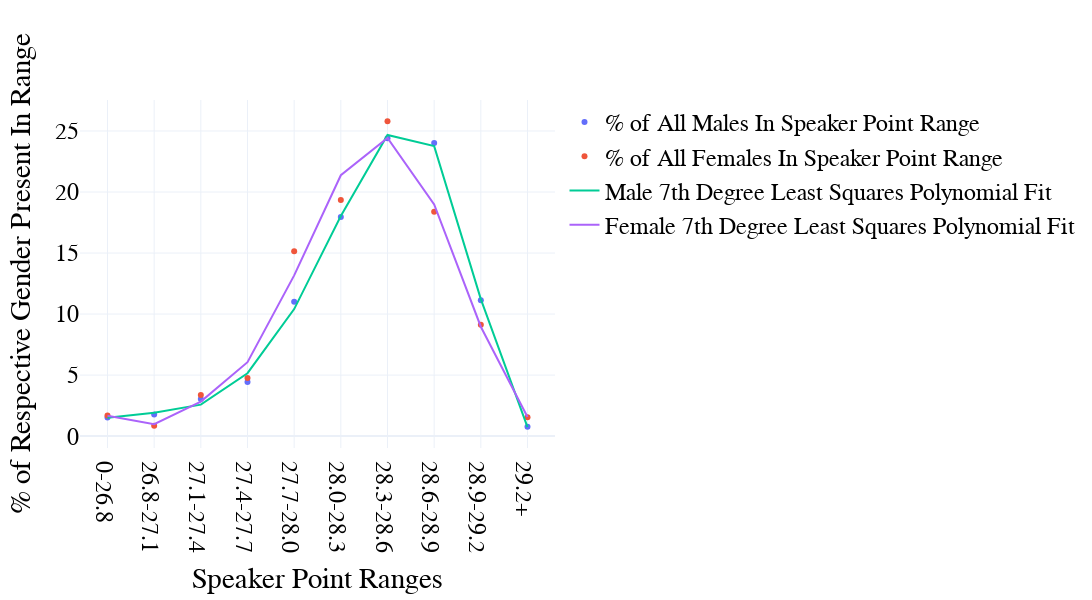

Notebook cell for this chart:
### Code cell
layout = go.Layout(
    #title = f"Avg. Adj. Speaker Points: {round(avgAdjSpeaksM, 2)} (M), {round(avgAdjSpeaksF, 2)} (F)",
    xaxis = {"title": "Speaker Point Ranges"},
    yaxis = {"title": "% of Respective Gender Present In Range"},
)

fig = go.Figure(layout=layout)

fig.add_trace(go.Scatter(
    x = independentData,
    y = dependentDataM,
    mode = 'markers',
    name = '% of All Males In Speaker Point Range'
))

fig.add_trace(go.Scatter(
    x = independentData,
    y = dependentDataF,
    mode = 'markers',
    name = '% of All Females In Speaker Point Range'
))

fig.add_trace(go.Scatter(
    x = independentData,
    y = dependentDataLinearM,
    mode = 'lines',
    name = f"Male 7th Degree Least Squares Polynomial Fit"
))

fig.add_trace(go.Scatter(
    x = independentData,
    y = dependentDataLinearF,
    mode = 'lines',
    name = f"Female 7th Degree Least Squares Polynomial Fit"
))

fig.update_layout(
    autosize=False,
    width=1500,
    height=600,
    font_size=24,
    font_family="Times New Roman",
    font_color="black",
    title_font_size=24,
    template="plotly_white",
    title = {
        'y':0.95,
        'x':.5,
        'xanchor': 'center',
        'yanchor': 'top'
    }
)


iplot(fig)
fig.write_image(f"../assets/Gender_AdjSpeaks_{YEAR}.svg")

### Figure 1 — Plotly figure (JSON) as saved in the notebook; plotly's stock layout.template omitted (floating-point values rounded to 4 significant figures)
{"data": [{"mode": "markers", "name": "% of All Males In Speaker Point Range", "type": "scatter", "x": ["0-26.8", "26.8-27.1", "27.1-27.4", "27.4-27.7", "27.7-28.0", "28.0-28.3", "28.3-28.6", "28.6-28.9", "28.9-29.2", "29.2+"], "y": [1.517, 1.77, 3.034, 4.425, 11.0, 17.95, 24.4, 24.02, 11.13, 0.7585]}, {"mode": "markers", "name": "% of All Females In Speaker Point Range", "type": "scatter", "x": ["0-26.8", "26.8-27.1", "27.1-27.4", "27.4-27.7", "27.7-28.0", "28.0-28.3", "28.3-28.6", "28.6-28.9", "28.9-29.2", "29.2+"], "y": [1.683, 0.8415, 3.366, 4.769, 15.15, 19.35, 25.81, 18.37, 9.116, 1.543]}, {"mode": "lines", "name": "Male 7th Degree Least Squares Polynomial Fit", "type": "scatter", "x": ["0-26.8", "26.8-27.1", "27.1-27.4", "27.4-27.7", "27.7-28.0", "28.0-28.3", "28.3-28.6", "28.6-28.9", "28.9-29.2", "29.2+"], "y": [1.496, 1.92, 2.578, 5.154, 10.41, 18.04, 24.68, 23.76, 11.23, 0.7433]}, {"mode": "lines", "name": "Female 7th Degree Least Squares Polynomial Fit", "type": "scatter", "x": ["0-26.8", "26.8-27.1", "27.1-27.4", "27.4-27.7", "27.7-28.0", "28.0-28.3", "28.3-28.6", "28.6-28.9", "28.9-29.2", "29.2+"], "y": [1.669, 0.9726, 2.828, 6.055, 13.17, 21.38, 24.43, 18.98, 8.962, 1.56]}], "layout": {"autosize": false, "font": {"color": "black", "family": "Times New Roman", "size": 24}, "height": 600, "title": {"font": {"size": 24}, "x": 0.5, "xanchor": "center", "y": 0.95, "yanchor": "top"}, "width": 1500, "xaxis": {"title": {"text": "Speaker Point Ranges"}}, "yaxis": {"title": {"text": "% of Respective Gender Present In Range"}}}}
